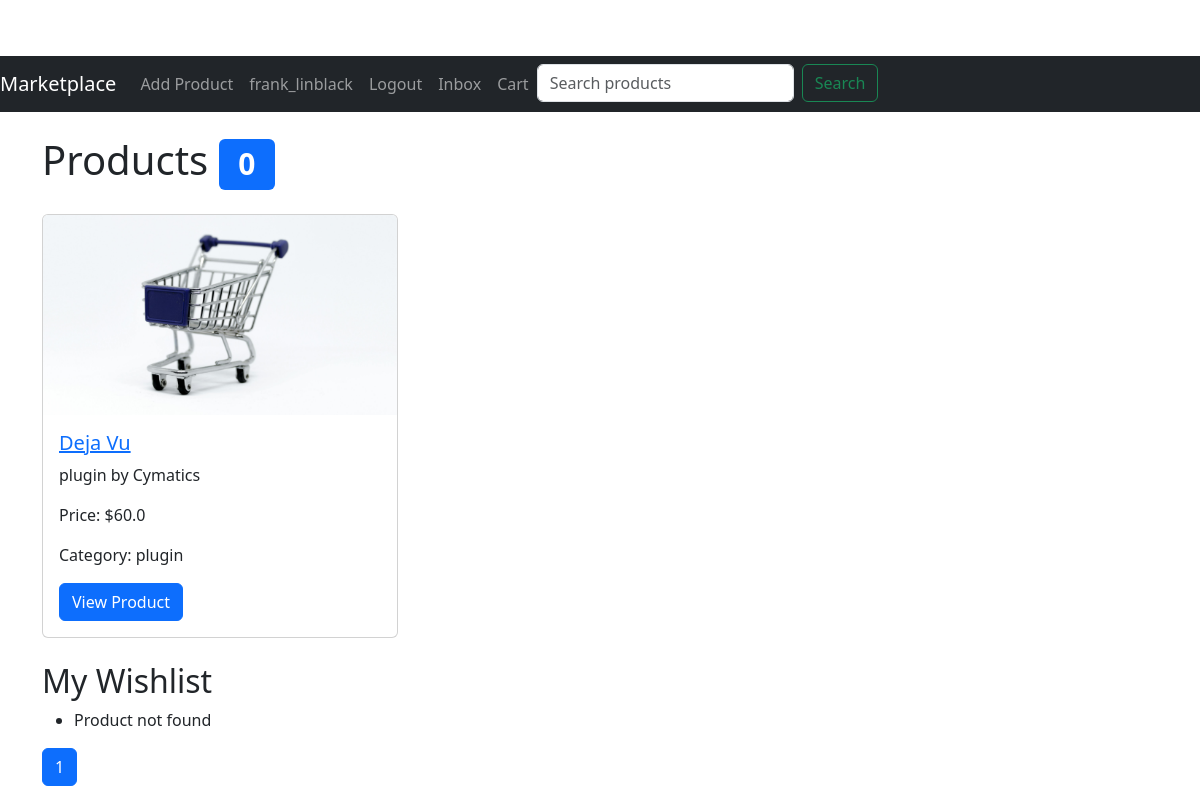
The page /index (signed in) on the database as committed earlier.
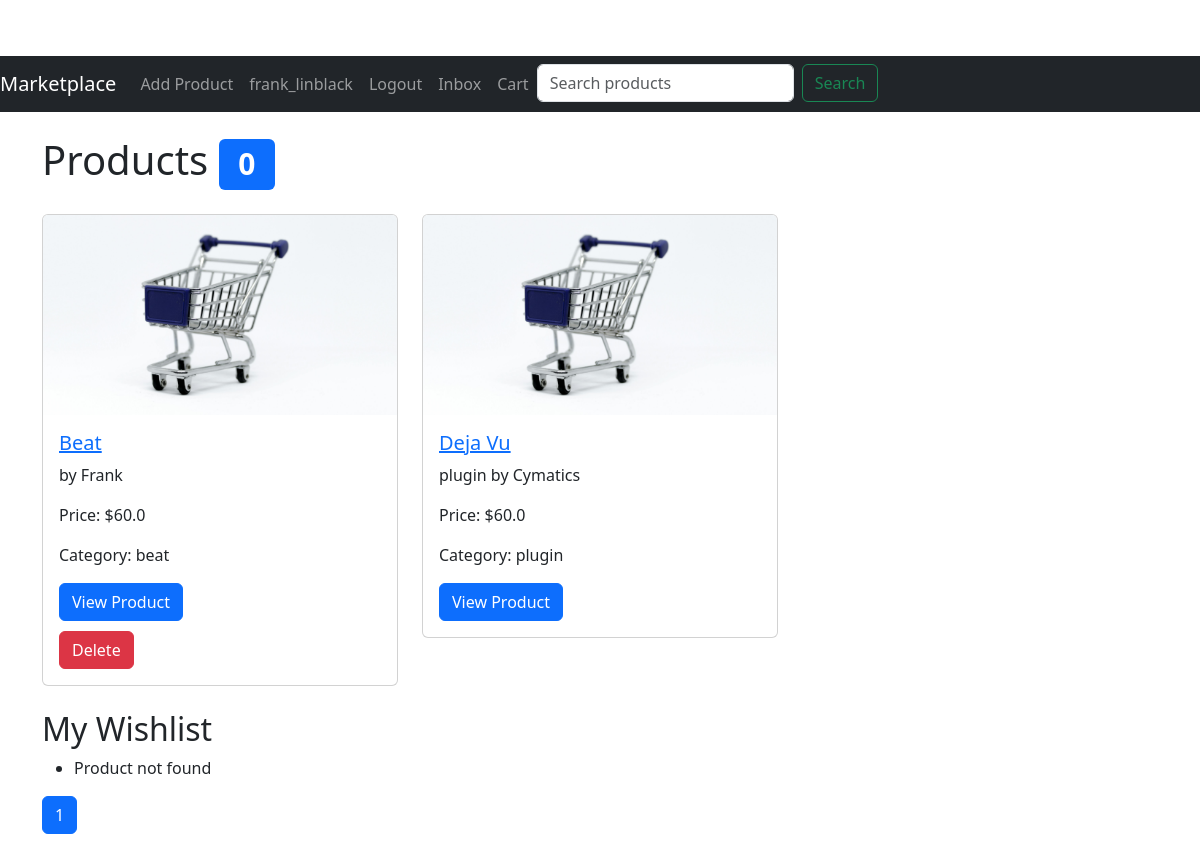
The same page on the database as committed later.
### app/models.py (models this page shows, shortened)
class Product(db.Model):
    id = db.Column(db.Integer, primary_key=True)
    title = db.Column(db.String(128))
    description = db.Column(db.String(1024))
    price = db.Column(db.Float)
    image = db.Column(db.String(150), nullable=True)
    is_sold = db.Column(db.Boolean, default=False)
    created_at = db.Column(db.DateTime, index=True, default=datetime.utcnow)
    user_id = db.Column(db.Integer, db.ForeignKey('user.id'))
    category_id = db.Column(db.Integer, db.ForeignKey('category.id'))
    file_path = db.Column(db.String(150), nullable=True)  # Field for storing file paths
    file_type = db.Column(db.String(50), nullable=True)  # Field to store the type of file (e.g., 'ebook', 'plugin', 'instrumental')
    reviews = db.relationship('Review', backref='product', lazy='dynamic')
    orders = db.relationship('Order', backref='product', lazy='dynamic')

class Category(db.Model):
    id = db.Column(db.Integer, primary_key=True)
    name = db.Column(db.String(64), index=True, unique=True)
    products = db.relationship('Product', backref='category', lazy='dynamic')

class Wishlist(db.Model):
    id = db.Column(db.Integer, primary_key=True)
    user_id = db.Column(db.Integer, db.ForeignKey('user.id'))
    product_id = db.Column(db.Integer, db.ForeignKey('product.id'))
    product = db.relationship('Product', backref='wishlist_entries')

### app/routes.py (the view)
@bp.route('/')
@bp.route('/index')
@login_required
def index():
    products = Product.query.order_by(Product.created_at.desc()).paginate(per_page=10)
    print(f"Products: {products.items}")  # Debug statement
    cart = Cart.query.filter_by(user_id=current_user.id).first()
    cart_item_count = len(CartItem.query.filter_by(cart_id=cart.id).all()) if cart else 0
    wishlist_items = Wishlist.query.filter_by(user_id=current_user.id).all()
    print(f"Wishlist Items: {wishlist_items}")  # Debug statement
    unread_count = Message.query.filter_by(receiver_id=current_user.id, read=False).count()
    return render_template('home.html', products=products, cart_item_count=cart_item_count, wishlist_items=wishlist_items, unread_count=unread_count)

### app/models.py (called while the page is built)
@login.user_loader
def load_user(id):
    return User.query.get(int(id))

### app/routes.py (called while the page is built)
@bp.before_request
def before_request():
    if current_user.is_authenticated:
        unread_count = Message.query.filter_by(receiver_id=current_user.id, read=False).count()
        current_app.jinja_env.globals['unread_count'] = unread_count

### app/templates/home.html (shortened to what this page needs)
{% extends "base.html" %}
{% block content %}
  <h1 class="my-4">Products
    <span class="badge bg-primary">{{ cart_item_count }}</span>
  </h1>
  <div class="row">
    {% for product in products.items %}
    <div class="col-md-4 mb-4">
      <div class="card">
        {% if product.image %}
          <img src="{{ url_for('static', filename='images/' + product.image) }}" class="card-img-top" alt="{{ product.title }}">
        {% else %}
          <img src="{{ url_for('static', filename='images/default.jpg') }}" class="card-img-top" alt="Default Image">
        {% endif %}
        <div class="card-body">
          <h5 class="card-title"><a href="{{ url_for('main.product', id=product.id) }}">{{ product.title }}</a></h5>
          <p class="card-text">{{ product.description }}</p>
          <p class="card-text">Price: ${{ product.price }}</p>
          <p class="card-text">Category: {{ product.category.name }}</p>
          <a href="{{ url_for('main.product', id=product.id) }}" class="btn btn-primary">View Product</a>
          {% if product.author == current_user %}
          <form action="{{ url_for('main.remove_product', id=product.id) }}" method="post" style="margin-top: 10px;">
              <button type="submit" class="btn btn-danger">Delete</button>
          </form>
          {% endif %}
        </div>
      </div>
    </div>
    {% endfor %}
  </div>
  <h2>My Wishlist</h2>
  <ul>
    {% for item in wishlist_items %}
      {% if item.product %}
        <li>
          <a href="{{ url_for('main.product', id=item.product.id) }}">{{ item.product.title }}</a>
          <form action="{{ url_for('main.remove_from_wishlist', wishlist_id=item.id) }}" method="post" style="display:inline;">
            <button type="submit" class="btn btn-danger btn-sm">Remove</button>
          </form>
        </li>
      {% else %}
        <li>Product not found</li>
      {% endif %}
    {% endfor %}
  </ul>
  <nav aria-label="Page navigation">
    <ul class="pagination">
      {% for page_num in products.iter_pages(left_edge=2, right_edge=2, left_current=1, right_current=1) %}
      {% if page_num %}
      <li class="page-item {% if page_num == products.page %}active{% endif %}">
        <a class="page-link" href="{{ url_for('main.index', page=page_num) }}">{{ page_num }}</a>
      </li>
      {% else %}
      <li class="page-item disabled"><span class="page-link">...</span></li>
      {% endif %}
      {% endfor %}
    </ul>
  </nav>
{% endblock %}

Rows that differ between the two databases and show on the page:
added Product: title "Beat", description "by Frank", price "60.0", category.name "beat"
